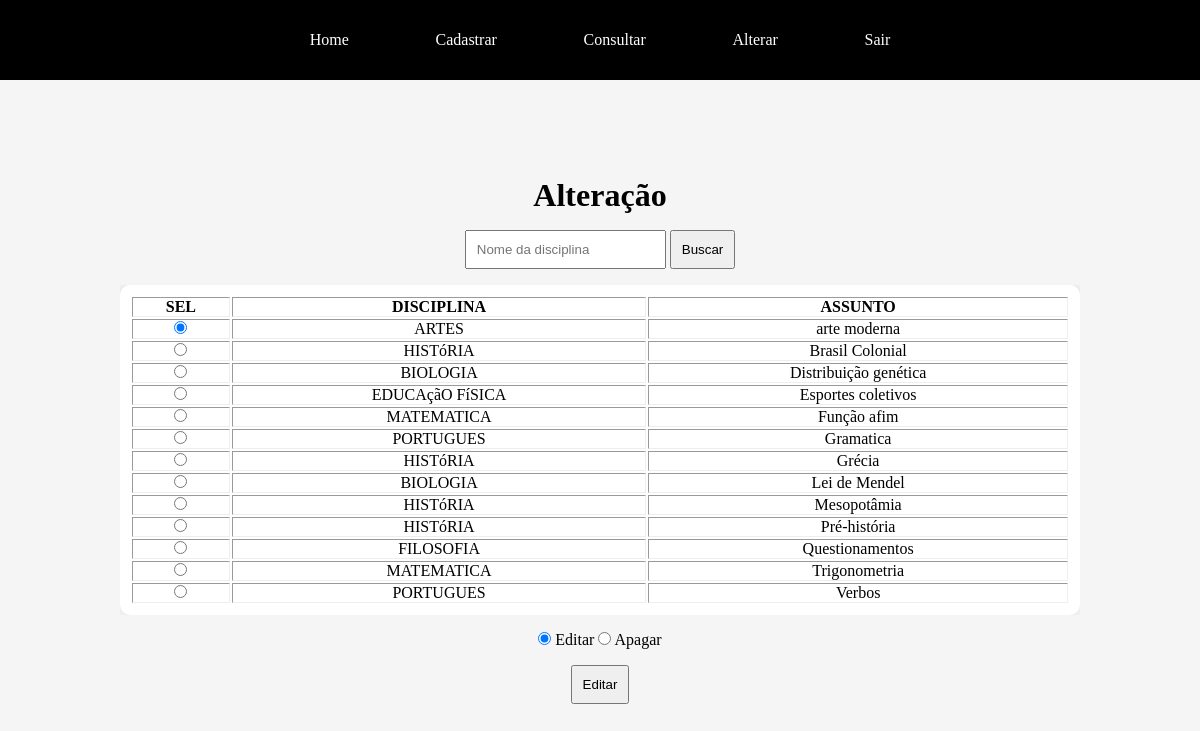
The app's page /site/acess/prof/alteracao/assunto/alterar.php with its own data.
### tables this page shows
CREATE TABLE `assunto` (
  `disciplina` varchar(60) NOT NULL,
  `nome` varchar(60) NOT NULL
);

### site/acess/prof/alteracao/assunto/alterar.php (the view, shortened to what this page needs)
<!DOCTYPE html>
<html lang="pt-BR">
<head>
  <link rel="stylesheet" href="../../../../css/acess/consulta.css">
  <?php
    require "../../../../conexao.php";
    $sql = "SELECT * FROM assunto";
    $result = mysqli_query($conn, $sql);
  ?>
</head>
<body>
  <header>
    <nav class="menu">
      <a href="../../home.php" class="menu-item"><span>Home</span></a>
      <a href="../../cadastrar.php" class="menu-item"><span>Cadastrar</span></a>
      <a href="../../consultar.php" class="menu-item"><span>Consultar</span></a>
      <a href="../../alterar.php" class="menu-item"><span>Alterar</span></a>
      <a href="../../../../index.php" class="menu-item"><span>Sair</span></a>
    </nav>
  </header>
  <main>
    <h1>Alteração</h1>
    <form action="busca.php" method="post">
      <input type="text" name="nome" placeholder="Nome da disciplina" required>
      <button type="submit">Buscar</button>
    </form>
    <form action="validacao.php" method="post" class="form">
      <div class="container">
        <table border="1px" class='lista'>
          <thead>
            <th>SEL</th>
            <th>DISCIPLINA</th>
            <th>ASSUNTO</th>
          </thead>
          <tbody>
            <?php
              $c = 0;
              while ($row = mysqli_fetch_assoc($result)) {
                if ($c == 0) {
                  echo "<tr>
                    <td><input type='radio' value='{$row['nome']}' name='disc' checked></td>
                    <td>{$row['disciplina']}</td>
                    <td>{$row['nome']}</td>
                  </tr>";
                  $c = 1;
                } else {
                  echo "<tr>
                    <td><input type='radio' value='{$row['nome']}' name='disc'></td>
                    <td>{$row['disciplina']}</td>
                    <td>{$row['nome']}</td>
                  </tr>";
                }
              }
            ?>
          </tbody>
        </table>
      </div>
      <div class="radios">
        <input type="radio" name="alt" value='editar' checked onclick="mudar()">
        <span>Editar</span>
        <input type="radio" name="alt" value='apagar' onclick='mudar()'>
        <span>Apagar</span>
      </div>
      <button type='submit' id='btn'>Editar</button>
    </form>
  </main>
</body>
</html>

### site/css/acess/consulta.css (style rules this page uses)
main { display: flex; justify-content: center; align-items: center; width: 100%; height: calc(100vh - 80px); flex-direction: column; gap: 1rem; text-align: center; background-color: whitesmoke; position: relative; }
input { padding: 10px; }
button { padding: 10px; cursor: pointer; }
.container { overflow: scroll; width: 80%; }
.lista { border: none; padding: 10px; background-color: white; box-shadow: 0 0 10px rgba(0,0,0,0.1); width: 100%; border-radius: 10px; }
.form { display: flex; justify-content: center; align-items: center; flex-direction: column; width: 100%; gap: 1rem; }

### site/css/acess/header.css (style rules this page uses)
* { margin: 0; padding: 0; box-sizing: border-box; text-decoration: none; }
header { width: 100%; height: 80px; background-color: black; color: white; box-shadow: 0 0 10px rgba(0,0,0,0.1); display: flex; justify-content: center; align-items: center; }
.menu { display: flex; justify-content: center; gap: 20%; }
.menu > a { color: white; position: relative; padding: 10px; }
.menu > a::after { content: ''; position: absolute; width: 0; left: 0; bottom: 0; height: 2px; background-color: white; transition: width .3s ease; }

### records on screen
assunto: disciplina "ARTES", nome "arte moderna"
assunto: disciplina "HISTóRIA", nome "Brasil Colonial"
assunto: disciplina "BIOLOGIA", nome "Distribuição genética"
assunto: disciplina "EDUCAçãO FíSICA", nome "Esportes coletivos"
assunto: disciplina "MATEMATICA", nome "Função afim"
assunto: disciplina "PORTUGUES", nome "Gramatica"
assunto: disciplina "HISTóRIA", nome "Grécia"
assunto: disciplina "BIOLOGIA", nome "Lei de Mendel"
assunto: disciplina "HISTóRIA", nome "Mesopotâmia"
assunto: disciplina "HISTóRIA", nome "Pré-história"
assunto: disciplina "FILOSOFIA", nome "Questionamentos"
assunto: disciplina "MATEMATICA", nome "Trigonometria"
assunto: disciplina "PORTUGUES", nome "Verbos"
